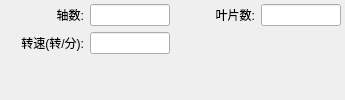
           <widget class="QWidget" name="tab_6">
            <attribute name="title">
             <string>目标声纹特征</string>
            </attribute>
            <layout class="QGridLayout" name="gridLayout_7" columnstretch="1,1,1,1">
             <property name="leftMargin">
              <number>4</number>
             </property>
             <property name="topMargin">
              <number>4</number>
             </property>
             <property name="rightMargin">
              <number>4</number>
             </property>
             <property name="bottomMargin">
              <number>4</number>
             </property>
             <item row="1" column="0">
              <widget class="QLabel" name="label_22">
               <property name="maximumSize">
                <size>
                 <width>120</width>
                 <height>16777215</height>
                </size>
               </property>
               <property name="text">
                <string>转速(转/分):</string>
               </property>
               <property name="alignment">
                <set>Qt::AlignRight|Qt::AlignTrailing|Qt::AlignVCenter</set>
               </property>
              </widget>
             </item>
             <item row="0" column="1">
              <widget class="QLineEdit" name="lineEdit_15"/>
             </item>
             <item row="0" column="0">
              <widget class="QLabel" name="label_21">
               <property name="maximumSize">
                <size>
                 <width>120</width>
                 <height>16777215</height>
                </size>
               </property>
               <property name="text">
                <string>轴数:</string>
               </property>
               <property name="alignment">
                <set>Qt::AlignRight|Qt::AlignTrailing|Qt::AlignVCenter</set>
               </property>
              </widget>
             </item>
             <item row="0" column="3">
              <widget class="QLineEdit" name="lineEdit_17"/>
             </item>
             <item row="1" column="1">
              <widget class="QLineEdit" name="lineEdit_16"/>
             </item>
             <item row="0" column="2">
              <widget class="QLabel" name="label_23">
               <property name="maximumSize">
                <size>
                 <width>120</width>
                 <height>16777215</height>
                </size>
               </property>
               <property name="text">
                <string>叶片数:</string>
               </property>
               <property name="alignment">
                <set>Qt::AlignRight|Qt::AlignTrailing|Qt::AlignVCenter</set>
               </property>
              </widget>
             </item>
             <item row="2" column="1">
              <spacer name="verticalSpacer_2">
               <property name="orientation">
                <enum>Qt::Vertical</enum>
               </property>
               <property name="sizeHint" stdset="0">
                <size>
                 <width>20</width>
                 <height>40</height>
                </size>
               </property>
              </spacer>
             </item>
            </layout>
           </widget>
